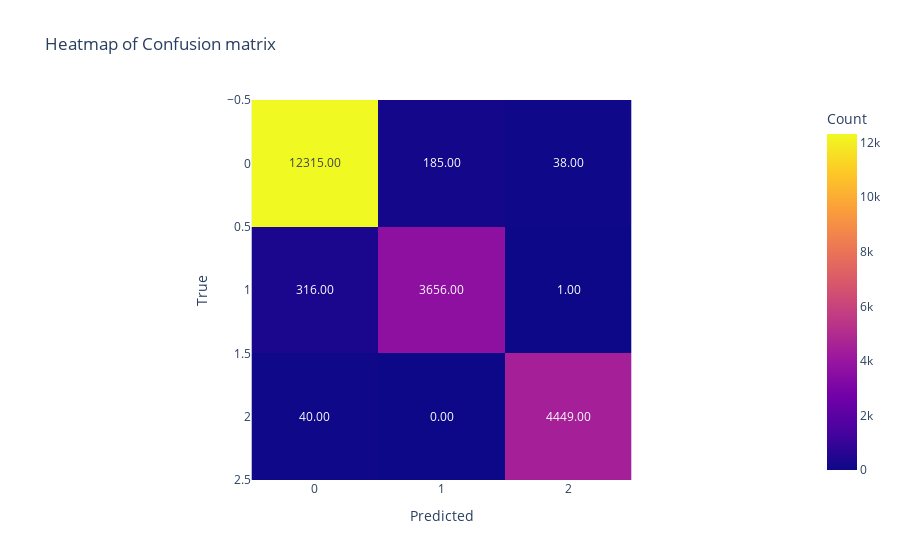

This figure's notebook cell:
### Markdown cell above
### 3.5. Drzewa decyzyjne (entropy)

### Code cell
dt = DecisionTreeClassifier(criterion='entropy', max_depth=10)
dt_score = score(dt, "Decision Tree")

### Figure 1 — Plotly figure (JSON) as saved in the notebook; plotly's stock layout.template omitted (floating-point values rounded to 4 significant figures)
{"data": [{"coloraxis": "coloraxis", "hovertemplate": "Predicted: %{x}<br>True: %{y}<br>Count: %{z}<extra></extra>", "name": "0", "texttemplate": "%{z:.2f}", "type": "heatmap", "xaxis": "x", "yaxis": "y", "z": [[12315, 185, 38], [316, 3656, 1], [40, 0, 4449]]}], "layout": {"coloraxis": {"colorbar": {"title": {"text": "Count"}}, "colorscale": [[0, "#0d0887"], [0.1111, "#46039f"], [0.2222, "#7201a8"], [0.3333, "#9c179e"], [0.4444, "#bd3786"], [0.5556, "#d8576b"], [0.6667, "#ed7953"], [0.7778, "#fb9f3a"], [0.8889, "#fdca26"], [1, "#f0f921"]]}, "title": {"text": "Heatmap of Confusion matrix"}, "xaxis": {"anchor": "y", "constrain": "domain", "domain": [0, 1], "scaleanchor": "y", "title": {"text": "Predicted"}}, "yaxis": {"anchor": "x", "autorange": "reversed", "constrain": "domain", "domain": [0, 1], "title": {"text": "True"}}}}
